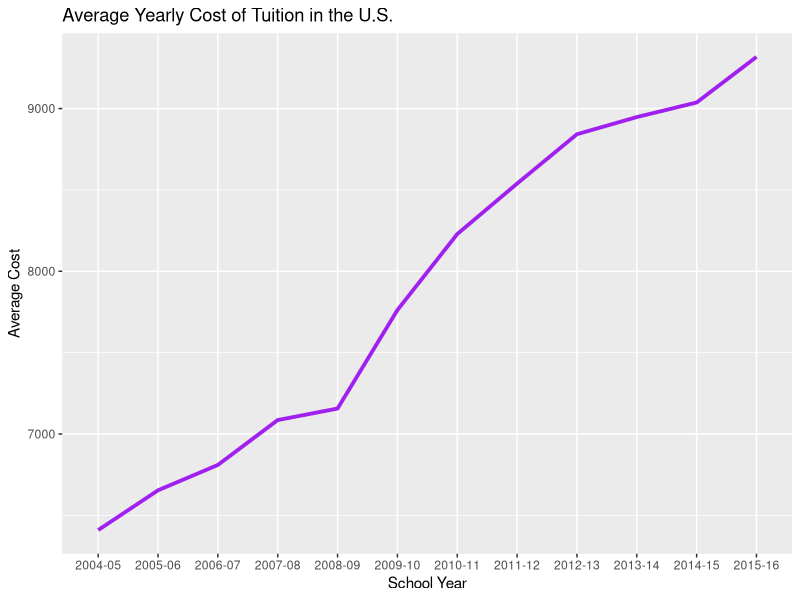
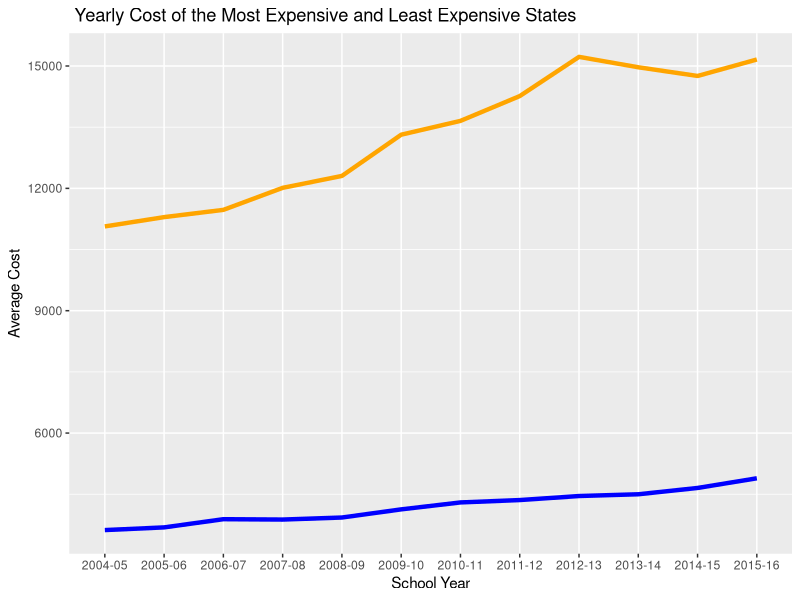
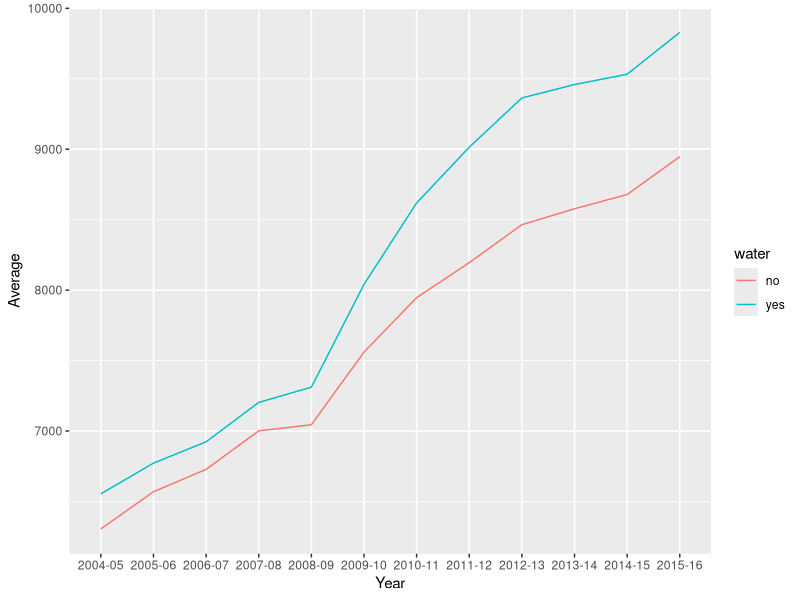

Source code (R) for these figures, in order:
## ---- chunk 1
knitr::opts_chunk$set(echo = TRUE)
library(tidyverse); library(knitr)
## ---- chunk 2
df <- read_csv("us_avg_tuition.csv") %>%
  gather(key=Year, value=Cost, starts_with("20")) %>%
  arrange(State) 

df$Cost <- parse_number(df$Cost)
kable(head(df))
## ---- chunk 3
team <- df %>%
  group_by(Year) %>%
  summarize(Average=mean(Cost))

ggplot(team) + 
  geom_line(aes(x=Year, y=Average, group=1),color="Purple", size=1.3) + 
  labs(x="School Year", y="Average Cost", title="Average Yearly Cost of Tuition in the U.S.")
## ---- chunk 4
mattdf <- df %>%group_by(Year) %>%
  summarize(Cheapest = min(Cost), Expensive = max(Cost))

ggplot(mattdf) +
  geom_line(aes(Year, Cheapest, group=1), color="blue", size=1.5) +
  geom_line(aes(Year, Expensive, group=1), color="orange", size=1.5) + 
  labs(x="School Year", y="Average Cost", title=" Yearly Cost of the Most Expensive and Least Expensive States")
## ---- chunk 5
tuition <- read_csv("us_avg_tuition.csv")
tuition2 <- tuition %>%
 gather(key = "Year", value = "Tuition", '2004-05', '2005-06', '2006-07', '2007-08', '2008-09', '2010-11', '2011-12', '2012-13', '2013-14', '2014-15', '2015-16', '2009-10')
## ---- chunk 6
ocean <- df %>% filter(State == "Washington" | State == "Oregon" | State == "California" | State == "Texas" | State == "Louisianna" | State == "Mississippi" | State == "Alabama" | State == "Florida" | State == "Georgia" | State == "South Carolina" | State == "North Carolina" | State == "Virginia" | State == "Maryland" | State == "Delaware" | State == "New Jersey" | State == "New York" | State == "Connecticut" | State == "Rhode Island" | State == "Massachussetts"| State == "New Hampshire" | State == "Maine" | State == "Hawaii" | State == "Alaska")

landLocked <- df %>% filter(!(State == "Washington" | State == "Oregon" | State == "California" | State == "Texas" | State == "Louisianna" | State == "Mississippi" | State == "Alabama" | State == "Florida" | State == "Georgia" | State == "South Carolina" | State == "North Carolina" | State == "Virginia" | State == "Maryland" | State == "Delaware" | State == "New Jersey" | State == "New York" | State == "Connecticut" | State == "Rhode Island" | State == "Massachussetts"| State == "New Hampshire" | State == "Maine" | State == "Hawaii" | State == "Alaska"))

#kable(view(ocean))
#kable(view(landLocked))

oceanSummary <- ocean %>%
  group_by(Year) %>%
  summarize(Average=mean(Cost), water = "yes")

llSummary <- landLocked %>%
  group_by(Year) %>%
  summarize(Average=mean(Cost), water = "no")



total <- bind_rows(oceanSummary, llSummary)
#kable(view(total))

ggplot(data = total) + geom_line(mapping = aes(x = Year, y = Average, group = water, color = water))
